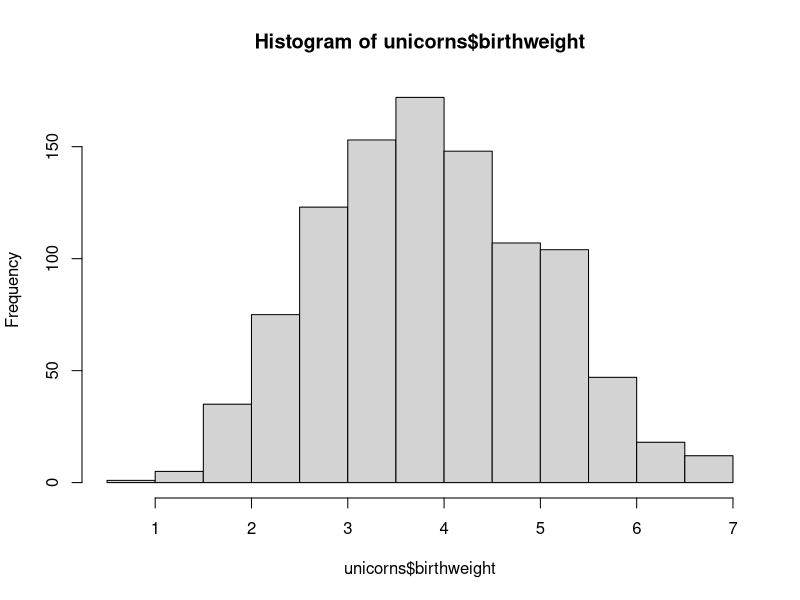
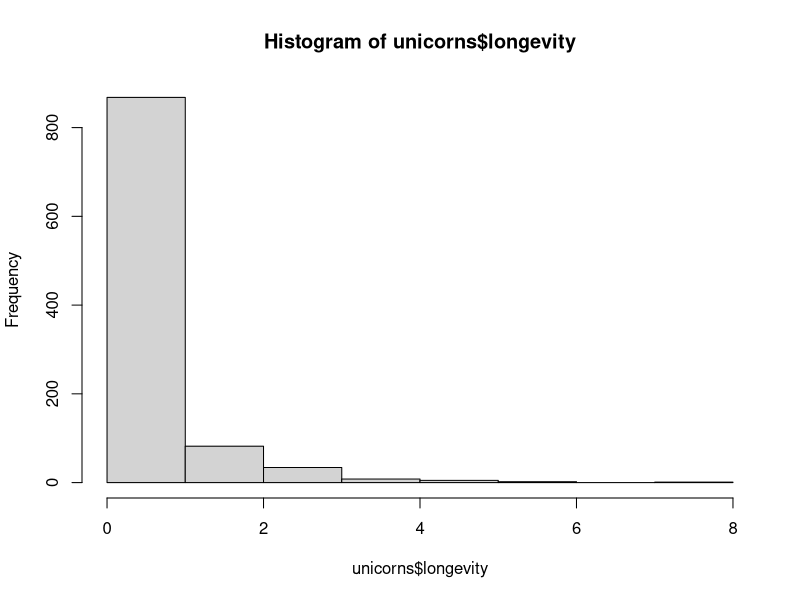
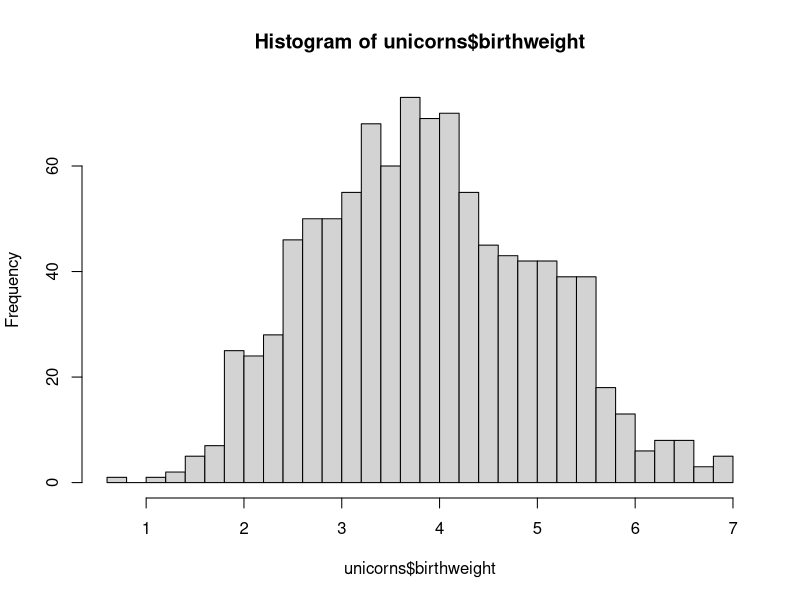
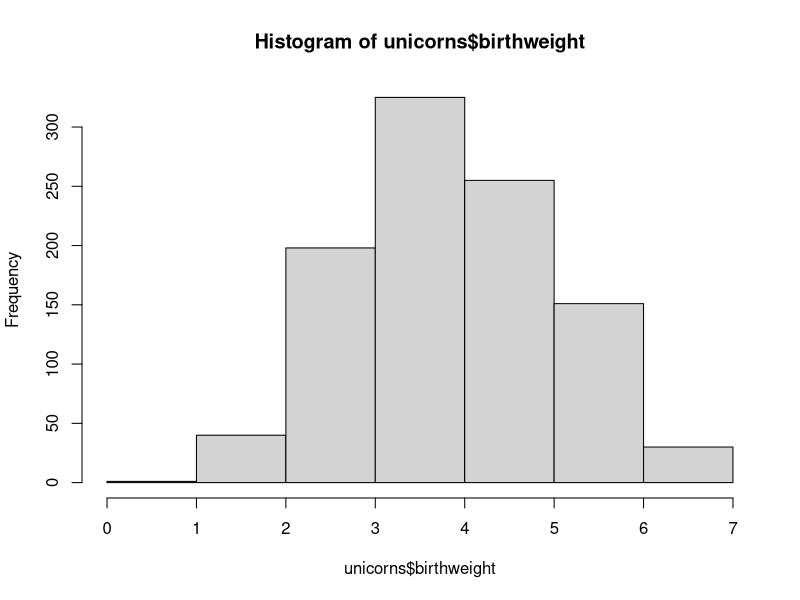
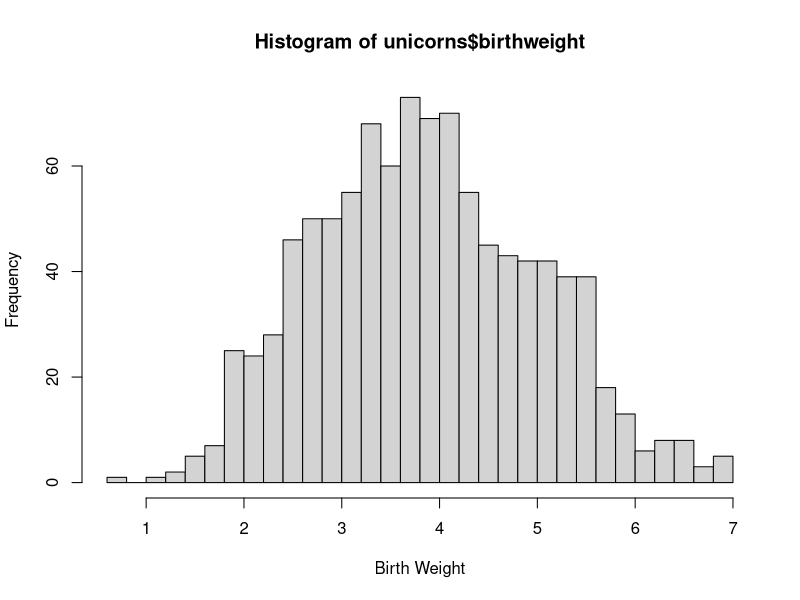
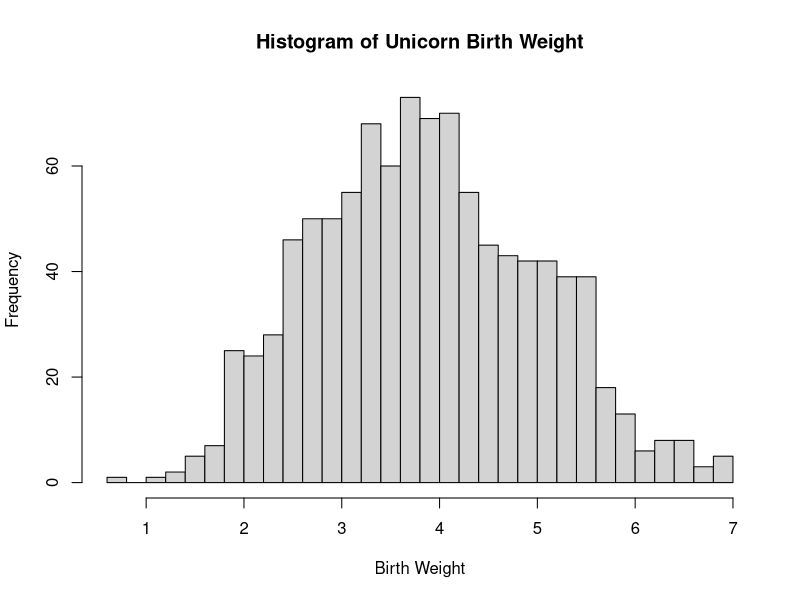
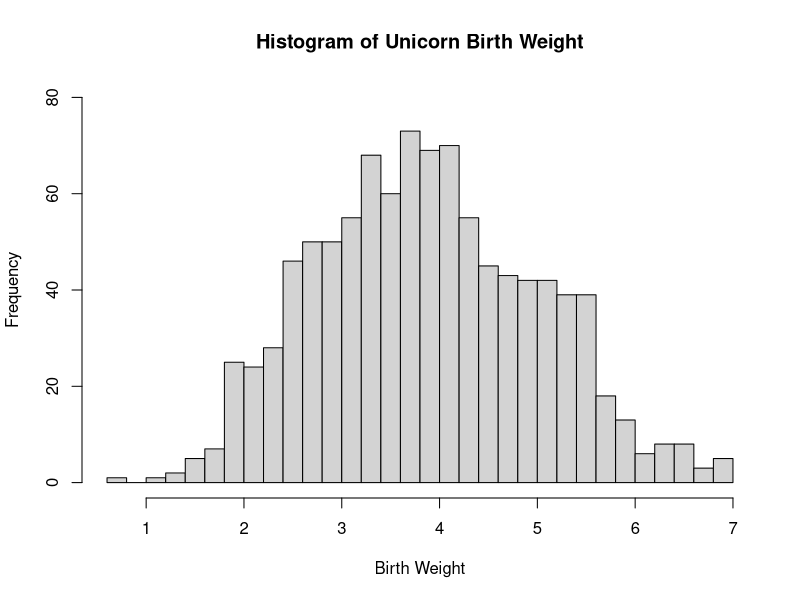

Here is the R script that generated these plots, in order:
unicorns <- read.table("unicorns.txt" ,header = T)
head(unicorns)

str(unicorns)

# distributions
hist(unicorns$birthweight) # normal distribution
hist(unicorns$longevity) # poisson distribution

# num of cells/breaks
hist(unicorns$birthweight, breaks = 40)
hist(unicorns$birthweight, breaks = c(0,1,2,3,4,5,6,7))

# labels
hist(unicorns$birthweight, breaks = 40, xlab = "Birth Weight")
hist(unicorns$birthweight,
     breaks = 40,
     xlab = "Birth Weight",
     main = "Histogram of Unicorn Birth Weight")

# limits
hist(unicorns$birthweight,
     breaks = 40,
     xlab = "Birth Weight", 
     main = "Histogram of Unicorn Birth Weight",
     ylim = c(0,80))
